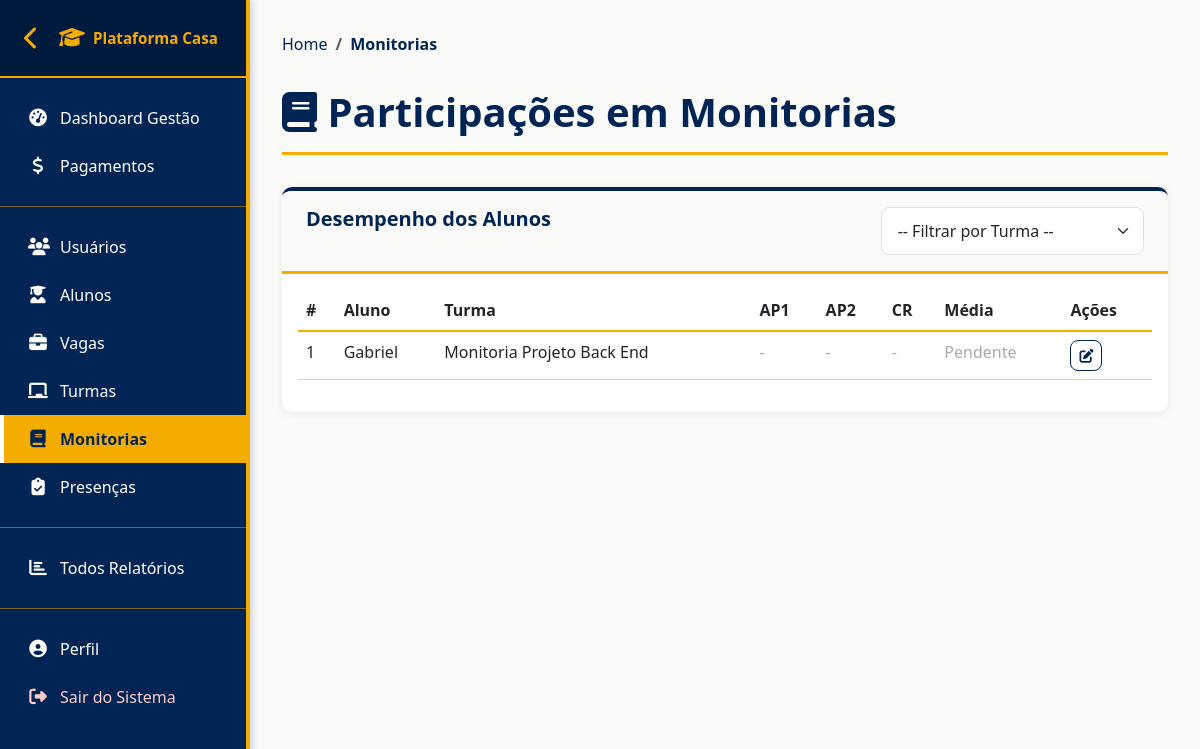
/monitorias/ (signed in), run on an earlier commit of the app's database.
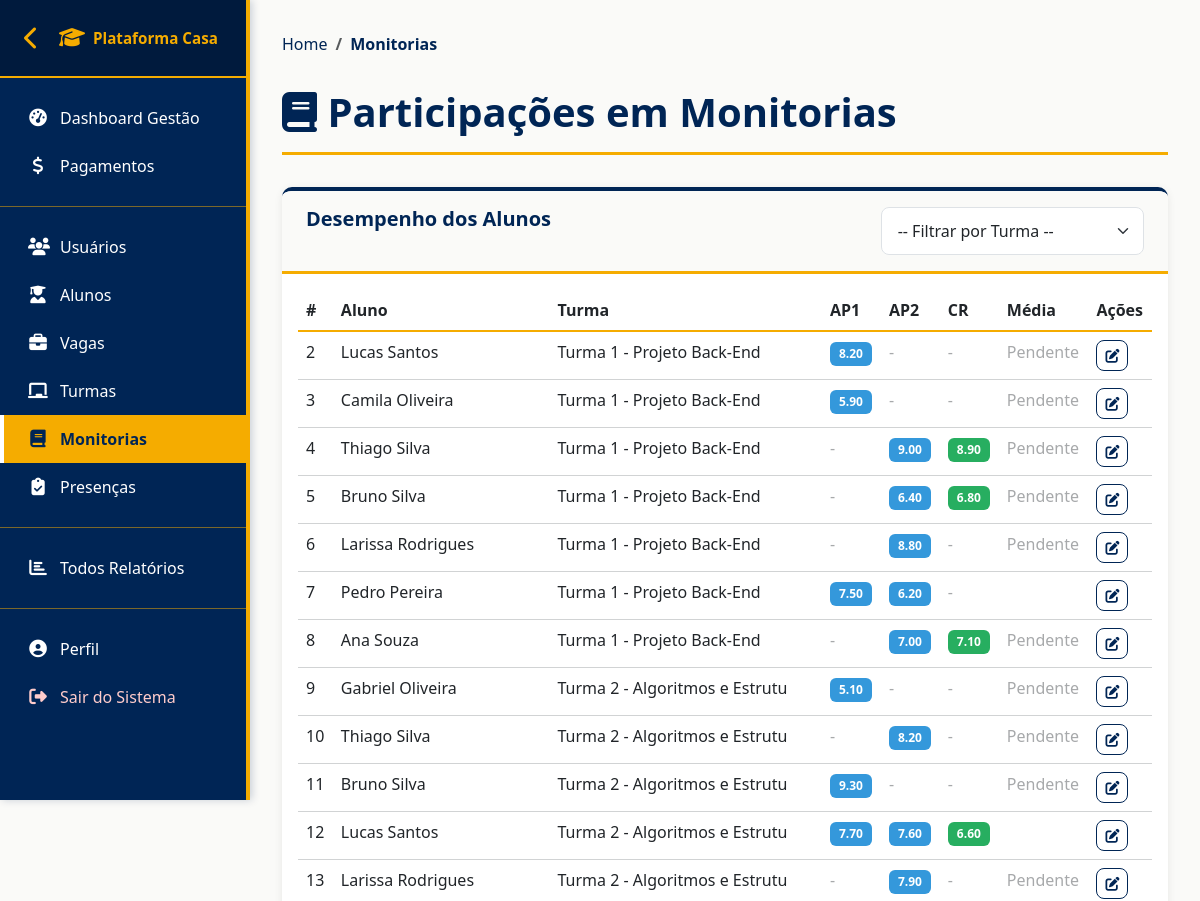
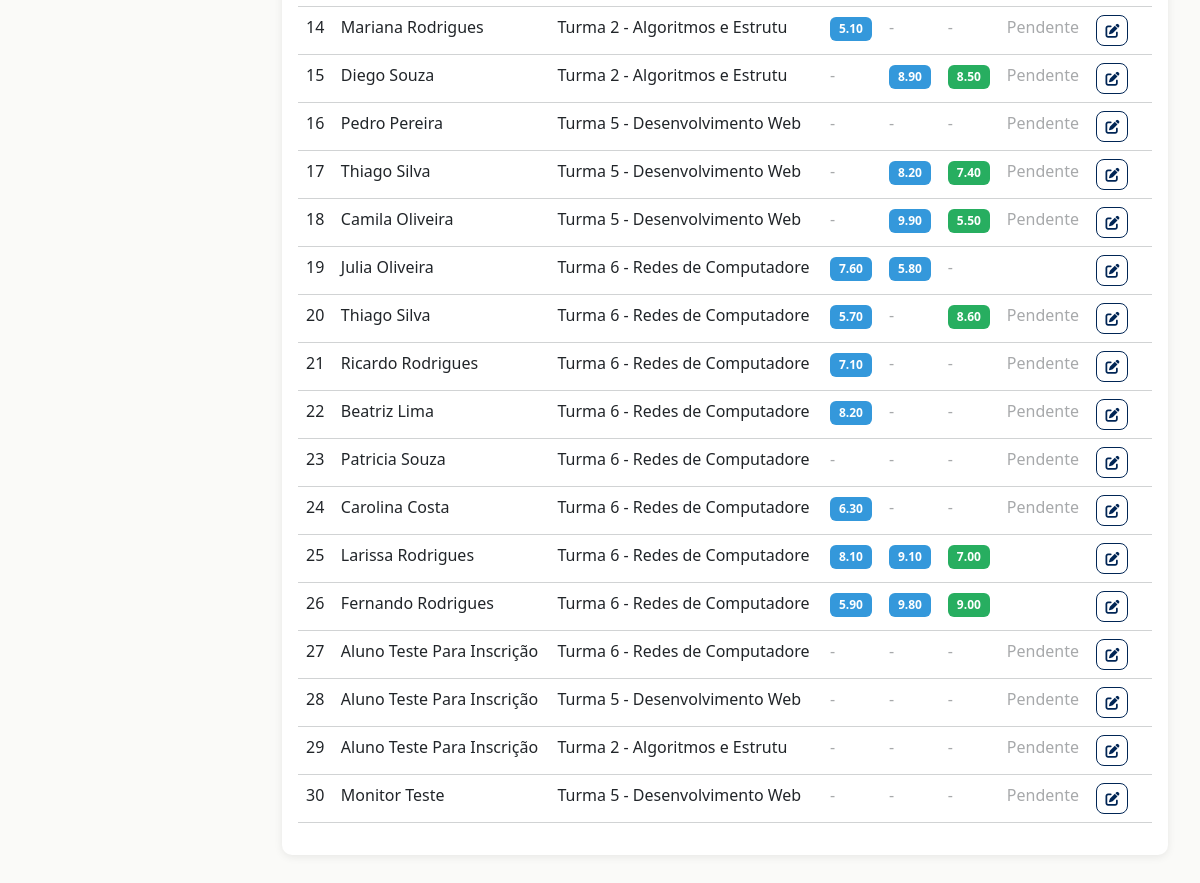
And on a later commit of the database (2 pictures, top to bottom).
### plataforma_Casa/models.py (models this page shows, shortened)
class ParticipacaoMonitoria(models.Model):
    aluno = models.ForeignKey(Aluno, on_delete=models.CASCADE)
    turma = models.ForeignKey(Turma, on_delete=models.CASCADE)
    ap1 = models.DecimalField(max_digits=5, decimal_places=2, null=True, blank=True)
    ap2 = models.DecimalField(max_digits=5, decimal_places=2, null=True, blank=True)
    cr = models.DecimalField(max_digits=5, decimal_places=2, null=True, blank=True)

class Usuario(models.Model):
    nome = models.CharField(max_length=100)
    email = models.EmailField(max_length=100)
    tipo_usuario = models.ForeignKey(TipoUsuario, on_delete=models.CASCADE)
    ativo = models.BooleanField(default=True)

class Turma(models.Model):
    nome = models.CharField(max_length=100)
    vaga = models.ForeignKey(Vaga, on_delete=models.CASCADE)
    sala = models.ForeignKey(Sala, on_delete=models.CASCADE)
    descricao = models.TextField()
    data_inicio = models.DateField()
    data_fim = models.DateField()
    dias_da_semana = models.CharField(max_length=100)  # Ex: "Segunda, Quarta, Sexta"
    horario = models.CharField(max_length=50)  # Ex: "18:00 - 21:00"
    monitor = models.ForeignKey(Aluno, on_delete=models.CASCADE, related_name='monitorias')
    curso = models.ForeignKey(Curso, on_delete=models.CASCADE)
    ativo = models.BooleanField(default=True)
    criado_em = models.DateTimeField(auto_now_add=True)

### plataforma_Casa/views.py (the view)
# urls.py: path('monitorias/', views.listar_monitorias, name='listar_monitorias'),
@requer_admin_ou_coordenador
def listar_monitorias(request):
    participacoes = ParticipacaoMonitoria.objects.all().select_related('aluno', 'turma')
    turmas = Turma.objects.filter(ativo=True)
    turma_filtro = request.GET.get('turma')
    if turma_filtro:
        participacoes = participacoes.filter(turma__id=turma_filtro)
    context = {
        'participacoes': participacoes,
        'turmas': turmas,
    }
    return render(request, 'monitorias/listar.html', context)

### plataforma_Casa/context_processors.py (called while the page is built, shortened)
def user_groups(request):
    if request.user.is_authenticated:
        return {
            'is_aluno': request.user.groups.filter(name='Aluno').exists(),
            'is_monitor': request.user.groups.filter(name='Monitor').exists(),
            'is_professor': request.user.groups.filter(name='Professor').exists(),
            'is_admin': request.user.is_staff or request.user.is_superuser,
        }

### plataforma_Casa/views.py (called while the page is built, shortened)
def requer_admin_ou_coordenador(view_func):
    @wraps(view_func)
    @login_required(login_url='login')
    def wrapper(request, *args, **kwargs):
        is_admin = request.user.is_staff or request.user.is_superuser
        is_coordenador = request.user.groups.filter(name='Coordenador').exists()
        return view_func(request, *args, **kwargs)
    return wrapper

### plataforma_Casa/templates/monitorias/listar.html (shortened to what this page needs)
{% extends 'base.html' %}
{% block content %}
<nav aria-label="breadcrumb">
    <ol class="breadcrumb">
        <li class="breadcrumb-item"><a href="{% url 'dashboard' %}">Home</a></li>
        <li class="breadcrumb-item active">Monitorias</li>
    </ol>
</nav>
<div class="page-title">
    <h1><i class="fas fa-book"></i> Participações em Monitorias</h1>
</div>
<div class="card">
    <div class="card-header">
        <div class="row">
            <div class="col-md-8">
                <h5 class="mb-0">Desempenho dos Alunos</h5>
            </div>
            <div class="col-md-4">
                <select class="form-select" id="filtroTurma" onchange="filtrarPorTurma()">
                    <option value="">-- Filtrar por Turma --</option>
                </select>
            </div>
        </div>
    </div>
    <div class="card-body">
        <div class="table-responsive">
            <table class="table table-hover">
                <thead>
                    <tr>
                        <th>#</th>
                        <th>Aluno</th>
                        <th>Turma</th>
                        <th>AP1</th>
                        <th>AP2</th>
                        <th>CR</th>
                        <th>Média</th>
                        <th>Ações</th>
                    </tr>
                </thead>
                <tbody>
                    {% for participacao in participacoes %}
                        <tr>
                            <td>{{ participacao.id }}</td>
                            <td>{{ participacao.aluno.nome }}</td>
                            <td>{{ participacao.turma.nome }}</td>
                            <td>
                                {% if participacao.ap1 %}
                                    <span class="badge bg-info">{{ participacao.ap1 }}</span>
                                {% else %}
                                    <span class="text-muted">-</span>
                                {% endif %}
                            </td>
                            <td>
                                {% if participacao.ap2 %}
                                    <span class="badge bg-info">{{ participacao.ap2 }}</span>
                                {% else %}
                                    <span class="text-muted">-</span>
                                {% endif %}
                            </td>
                            <td>
                                {% if participacao.cr %}
                                    <span class="badge bg-success">{{ participacao.cr }}</span>
                                {% else %}
                                    <span class="text-muted">-</span>
                                {% endif %}
                            </td>
                            <td>
                                {% if participacao.ap1 and participacao.ap2 %}
                                    <strong>{{ media }}</strong>
                                {% else %}
                                    <span class="text-muted">Pendente</span>
                                {% endif %}
                            </td>
                            <td>
                                <a href="{% url 'editar_participacao' participacao.id %}" class="btn btn-sm btn-outline-primary">
                                    <i class="fas fa-edit"></i>
                                </a>
                            </td>
                        </tr>
                    {% empty %}
                        <tr>
                            <td colspan="8" class="text-center text-muted py-4">
                                Nenhuma participação encontrada.
                            </td>
                        </tr>
                    {% endfor %}
                </tbody>
            </table>
        </div>
    </div>
</div>
{% endblock %}

What changed in the data, as far as the page shows it:
removed ParticipacaoMonitoria: id "1", aluno.nome "Gabriel", turma.nome "Monitoria Projeto Back End", shows "Pendente"
added ParticipacaoMonitoria: id "2", aluno.nome "Lucas Santos", turma.nome "Turma 1 - Projeto Back-End", ap1 "8.20", shows "Pendente"
added ParticipacaoMonitoria: id "3", aluno.nome "Camila Oliveira", turma.nome "Turma 1 - Projeto Back-End", ap1 "5.90", shows "Pendente"
added ParticipacaoMonitoria: id "4", aluno.nome "Thiago Silva", turma.nome "Turma 1 - Projeto Back-End", ap2 "9.00", cr "8.90", shows "Pendente"
added ParticipacaoMonitoria: id "5", aluno.nome "Bruno Silva", turma.nome "Turma 1 - Projeto Back-End", ap2 "6.40", cr "6.80", shows "Pendente"
added ParticipacaoMonitoria: id "6", aluno.nome "Larissa Rodrigues", turma.nome "Turma 1 - Projeto Back-End", ap2 "8.80", shows "Pendente"
added ParticipacaoMonitoria: id "7", aluno.nome "Pedro Pereira", turma.nome "Turma 1 - Projeto Back-End", ap1 "7.50", ap2 "6.20"
added ParticipacaoMonitoria: id "8", aluno.nome "Ana Souza", turma.nome "Turma 1 - Projeto Back-End", ap2 "7.00", cr "7.10", shows "Pendente"
added ParticipacaoMonitoria: id "9", aluno.nome "Gabriel Oliveira", turma.nome "Turma 2 - Algoritmos e Estrutu", ap1 "5.10", shows "Pendente"
added ParticipacaoMonitoria: id "10", aluno.nome "Thiago Silva", turma.nome "Turma 2 - Algoritmos e Estrutu", ap2 "8.20", shows "Pendente"
added ParticipacaoMonitoria: id "11", aluno.nome "Bruno Silva", turma.nome "Turma 2 - Algoritmos e Estrutu", ap1 "9.30", shows "Pendente"
added ParticipacaoMonitoria: id "12", aluno.nome "Lucas Santos", turma.nome "Turma 2 - Algoritmos e Estrutu", ap1 "7.70", ap2 "7.60", cr "6.60"
added ParticipacaoMonitoria: id "13", aluno.nome "Larissa Rodrigues", turma.nome "Turma 2 - Algoritmos e Estrutu", ap2 "7.90", shows "Pendente"
added ParticipacaoMonitoria: id "14", aluno.nome "Mariana Rodrigues", turma.nome "Turma 2 - Algoritmos e Estrutu", ap1 "5.10", shows "Pendente"
added ParticipacaoMonitoria: id "15", aluno.nome "Diego Souza", turma.nome "Turma 2 - Algoritmos e Estrutu", ap2 "8.90", cr "8.50", shows "Pendente"
added ParticipacaoMonitoria: id "16", aluno.nome "Pedro Pereira", turma.nome "Turma 5 - Desenvolvimento Web", shows "Pendente"
added ParticipacaoMonitoria: id "17", aluno.nome "Thiago Silva", turma.nome "Turma 5 - Desenvolvimento Web", ap2 "8.20", cr "7.40", shows "Pendente"
added ParticipacaoMonitoria: id "18", aluno.nome "Camila Oliveira", turma.nome "Turma 5 - Desenvolvimento Web", ap2 "9.90", cr "5.50", shows "Pendente"
added ParticipacaoMonitoria: id "19", aluno.nome "Julia Oliveira", turma.nome "Turma 6 - Redes de Computadore", ap1 "7.60", ap2 "5.80"
added ParticipacaoMonitoria: id "20", aluno.nome "Thiago Silva", turma.nome "Turma 6 - Redes de Computadore", ap1 "5.70", cr "8.60", shows "Pendente"
added ParticipacaoMonitoria: id "21", aluno.nome "Ricardo Rodrigues", turma.nome "Turma 6 - Redes de Computadore", ap1 "7.10", shows "Pendente"
added ParticipacaoMonitoria: id "22", aluno.nome "Beatriz Lima", turma.nome "Turma 6 - Redes de Computadore", ap1 "8.20", shows "Pendente"
added ParticipacaoMonitoria: id "23", aluno.nome "Patricia Souza", turma.nome "Turma 6 - Redes de Computadore", shows "Pendente"
added ParticipacaoMonitoria: id "24", aluno.nome "Carolina Costa", turma.nome "Turma 6 - Redes de Computadore", ap1 "6.30", shows "Pendente"
added ParticipacaoMonitoria: id "25", aluno.nome "Larissa Rodrigues", turma.nome "Turma 6 - Redes de Computadore", ap1 "8.10", ap2 "9.10", cr "7.00"
added ParticipacaoMonitoria: id "26", aluno.nome "Fernando Rodrigues", turma.nome "Turma 6 - Redes de Computadore", ap1 "5.90", ap2 "9.80", cr "9.00"
added ParticipacaoMonitoria: id "27", aluno.nome "Aluno Teste Para Inscrição", turma.nome "Turma 6 - Redes de Computadore", shows "Pendente"
added ParticipacaoMonitoria: id "28", aluno.nome "Aluno Teste Para Inscrição", turma.nome "Turma 5 - Desenvolvimento Web", shows "Pendente"
added ParticipacaoMonitoria: id "29", aluno.nome "Aluno Teste Para Inscrição", turma.nome "Turma 2 - Algoritmos e Estrutu", shows "Pendente"
added ParticipacaoMonitoria: id "30", aluno.nome "Monitor Teste", turma.nome "Turma 5 - Desenvolvimento Web", shows "Pendente"
